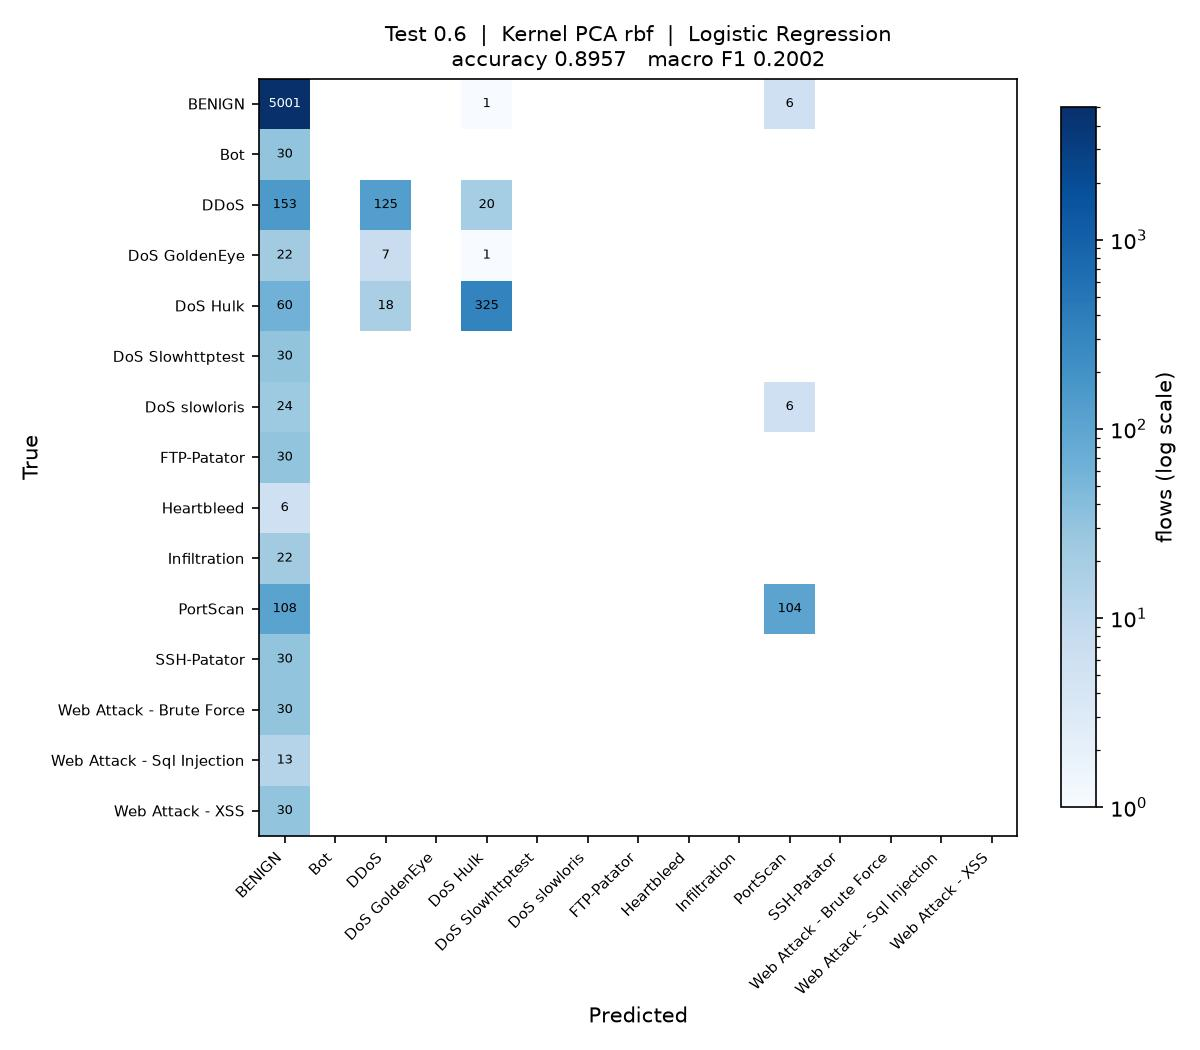

The script that saved this image:
"""
Test_0.6_DR_RBF_LR

Test size 0.6  |  Kernel PCA (rbf)  |  Logistic Regression  (reference sheet #2)

Note: taken in place of sheet #1 Linear Regression, which is a regressor and cannot classify.

Run on its own:

    python Test_0.6_DR_RBF_LR.py

Writes Test_0.6_DR_RBF_LR.jpg (confusion matrix) and appends one row to
results/75_runs.csv.
"""

import os
import sys
import time
import warnings
from pathlib import Path

import matplotlib
matplotlib.use("Agg")
import matplotlib.pyplot as plt
import numpy as np
import pandas as pd
from sklearn.decomposition import KernelPCA
from sklearn.impute import SimpleImputer
from sklearn.metrics import (accuracy_score, confusion_matrix, f1_score,
                             precision_score, recall_score)
from sklearn.model_selection import train_test_split
from sklearn.preprocessing import LabelEncoder, StandardScaler
from sklearn.linear_model import LogisticRegression

sys.path.insert(0, str(Path(__file__).resolve().parent.parent))
from common import load_sample                      # noqa: E402

warnings.filterwarnings("ignore")

# ----- this run -------------------------------------------------------------
TEST_SIZE = 0.6
KERNEL = "rbf"
CLASSIFIER = "LR"
N_COMPONENTS = 15
# ----------------------------------------------------------------------------

SEED = 0
N_JOBS = max(1, (os.cpu_count() or 2) // 2)
STEM = "Test_0.6_DR_RBF_LR"
HERE = Path(__file__).resolve().parent
RESULTS = HERE.parent / "results"


def main():
    t0 = time.time()
    df = load_sample(10000, 50, SEED)
    y = LabelEncoder().fit_transform(df["Label"])
    X = df.drop(columns=["Label", "Day"])
    classes = sorted(df["Label"].unique())
    print(f"{len(df):,} flows, {X.shape[1]} features, {len(classes)} classes")

    X_train, X_test, y_train, y_test = train_test_split(
        X, y, test_size=TEST_SIZE, random_state=SEED, stratify=y)

    # mean imputation and scaling, fitted on the training split only
    imputer = SimpleImputer(strategy="mean").fit(X_train)
    scaler = StandardScaler().fit(imputer.transform(X_train))
    X_train = scaler.transform(imputer.transform(X_train))
    X_test = scaler.transform(imputer.transform(X_test))

    # dimensionality reduction: Kernel PCA, fitted on the training split only.
    # arpack keeps the largest positive eigenvalues; the randomized solver ranks
    # them by magnitude and fails on the sigmoid kernel, which is not PSD.
    kpca = KernelPCA(n_components=N_COMPONENTS, kernel=KERNEL,
                     eigen_solver="arpack", random_state=SEED, n_jobs=N_JOBS)
    X_train = kpca.fit_transform(X_train)
    X_test = kpca.transform(X_test)
    print(f"Kernel PCA ({KERNEL}): {X_train.shape[1]} components")

    classifier = LogisticRegression(max_iter=2000, random_state=SEED)
    classifier.fit(X_train, y_train)
    y_pred = classifier.predict(X_test)

    acc = accuracy_score(y_test, y_pred)
    pre = precision_score(y_test, y_pred, average="macro", zero_division=0)
    rec = recall_score(y_test, y_pred, average="macro", zero_division=0)
    f1 = f1_score(y_test, y_pred, average="macro", zero_division=0)
    pre_w = precision_score(y_test, y_pred, average="weighted", zero_division=0)
    rec_w = recall_score(y_test, y_pred, average="weighted", zero_division=0)
    f1_w = f1_score(y_test, y_pred, average="weighted", zero_division=0)

    print(f"Accuracy  : {acc:.4f}")
    print(f"Precision : {pre:.4f}")
    print(f"Recall    : {rec:.4f}")
    print(f"F1 Score  : {f1:.4f}")

    # confusion matrix image, named to match this script
    cm = confusion_matrix(y_test, y_pred, labels=range(len(classes)))
    fig, ax = plt.subplots(figsize=(8, 7))
    im = ax.imshow(cm, cmap="Blues", norm=matplotlib.colors.LogNorm(vmin=1))
    ax.set_xticks(range(len(classes)), classes, rotation=45, ha="right", fontsize=7)
    ax.set_yticks(range(len(classes)), classes, fontsize=7)
    ax.set_xlabel("Predicted")
    ax.set_ylabel("True")
    ax.set_title(f"Test {TEST_SIZE}  |  Kernel PCA {KERNEL}  |  Logistic Regression\n"
                 f"accuracy {acc:.4f}   macro F1 {f1:.4f}", fontsize=10)
    for i in range(len(classes)):
        for j in range(len(classes)):
            if cm[i, j]:
                ax.text(j, i, cm[i, j], ha="center", va="center", fontsize=6,
                        color="white" if cm[i, j] > cm.max() / 3 else "black")
    fig.colorbar(im, ax=ax, fraction=0.04, label="flows (log scale)")
    fig.tight_layout()
    fig.savefig(HERE / f"{STEM}.jpg", dpi=150)
    plt.close(fig)

    # one row appended to the shared results table
    RESULTS.mkdir(exist_ok=True)
    row = {"Test": TEST_SIZE, "DR": "RBF", "Clas": CLASSIFIER,
           "Acc": round(acc, 4), "Pre": round(pre, 4), "Rec": round(rec, 4),
           "F1": round(f1, 4),
           "Pre_weighted": round(pre_w, 4), "Rec_weighted": round(rec_w, 4),
           "F1_weighted": round(f1_w, 4),
           "n_components": N_COMPONENTS, "seconds": round(time.time() - t0, 1),
           "script": STEM}
    out = RESULTS / "75_runs.csv"
    old = pd.read_csv(out).to_dict("records") if out.exists() else []
    old = [r for r in old if r.get("script") != STEM]
    pd.DataFrame(old + [row]).to_csv(out, index=False)
    print(f"saved {STEM}.jpg and appended to results/75_runs.csv "
          f"({time.time() - t0:.0f}s)")


if __name__ == "__main__":
    main()
